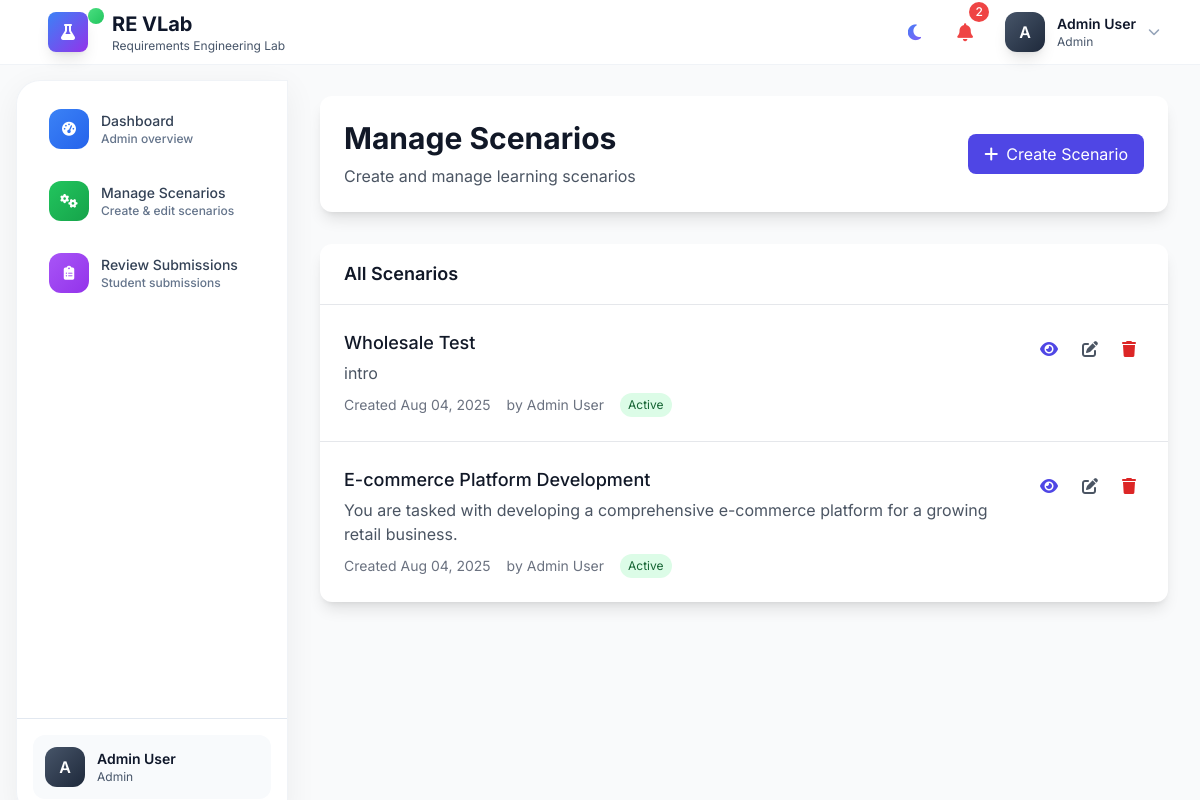
The app's page /admin-panel/scenarios/ (signed in), older data.
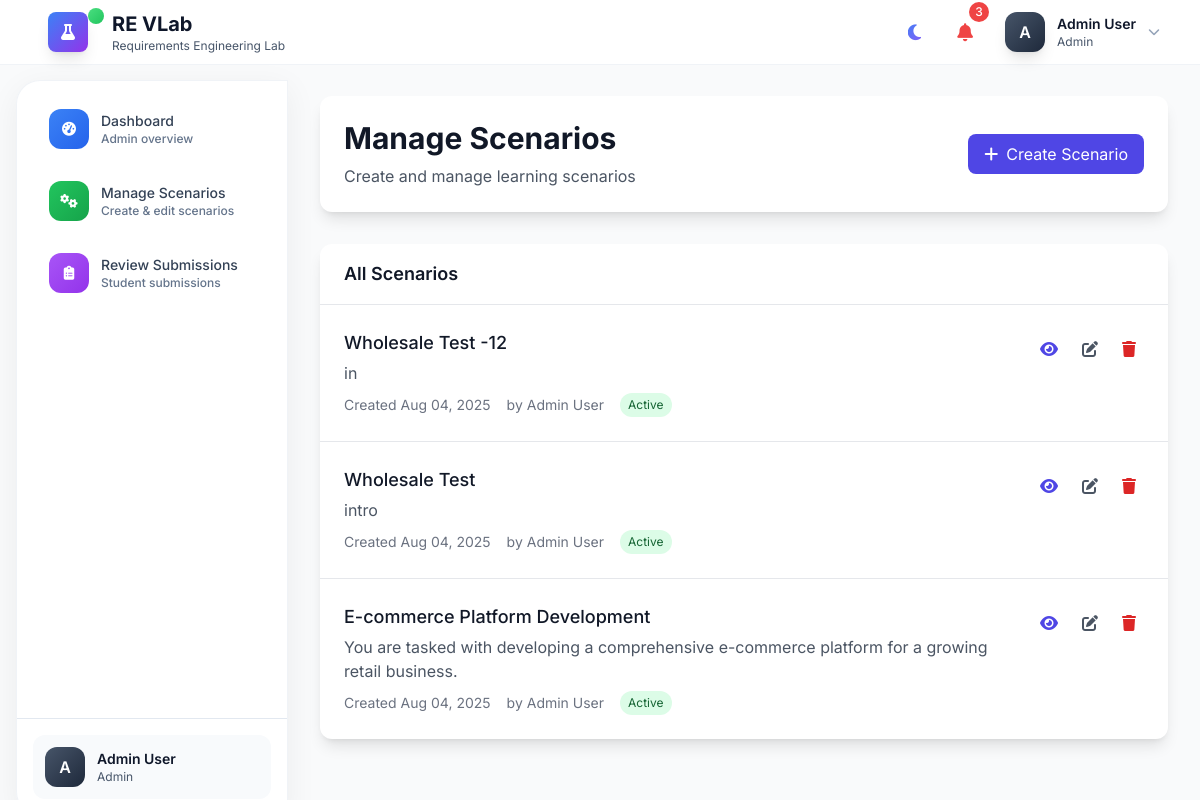
The same page, newer data.
### lab/models.py (models this page shows, shortened)
class Scenario(models.Model):
    DIFFICULTY_CHOICES = [
        ('beginner', 'Beginner'),
        ('intermediate', 'Intermediate'),
        ('advanced', 'Advanced'),
    ]
    title = models.CharField(max_length=200)
    difficulty = models.CharField(max_length=20, choices=DIFFICULTY_CHOICES, default='intermediate')
    introduction = models.TextField()
    aim = models.TextField()
    objectives = models.TextField()
    description = models.TextField()
    created_by = models.ForeignKey(User, on_delete=models.CASCADE)
    created_at = models.DateTimeField(auto_now_add=True)
    updated_at = models.DateTimeField(auto_now=True)
    is_active = models.BooleanField(default=True)
    class Meta:
        ordering = ['-created_at']

### lab/views.py (the view)
# urls.py: path('admin-panel/scenarios/', views.admin_scenarios, name='admin_scenarios'),
@login_required
def admin_scenarios(request):
    user_profile = get_object_or_404(UserProfile, user=request.user)
    if user_profile.role != 'admin':
        messages.error(request, 'Access denied.')
        return redirect('dashboard')
    scenarios = Scenario.objects.all().order_by('-created_at')
    return render(request, 'lab/admin_scenarios.html', {'scenarios': scenarios})

### lab/context_processors.py (called while the page is built)
def sidebar_progress(request):
    if not request.user.is_authenticated:
        return {}
    draft_submissions = ScenarioSubmission.objects.filter(student=request.user, status='draft').count()
    completed_submissions = ScenarioSubmission.objects.filter(student=request.user, status='submitted').count()
    feedback_received = ScenarioSubmission.objects.filter(student=request.user, status='feedback_received').count()
    return {
        'draft_submissions': draft_submissions,
        'completed_submissions': completed_submissions,
        'feedback_received': feedback_received,
    }

def notifications_processor(request):
    if request.user.is_authenticated:
        unread_count = request.user.notifications.filter(is_read=False).count()
    else:
        unread_count = 0
    return {
        'unread_notifications_count': unread_count,
        'has_unread_notifications': unread_count > 0
    }

### templates/lab/admin_scenarios.html (shortened to what this page needs)
{% extends 'base.html' %}
{% block content %}
<div class="space-y-8">
    <div class="bg-white rounded-xl shadow-lg p-6">
        <div class="flex items-center justify-between">
            <div>
                <h1 class="text-3xl font-bold text-gray-900">Manage Scenarios</h1>
                <p class="text-gray-600 mt-2">Create and manage learning scenarios</p>
            </div>
            <a href="{% url 'create_scenario' %}"
               class="bg-indigo-600 text-white px-4 py-2 rounded-lg hover:bg-indigo-700 transition duration-200">
                <i class="fas fa-plus mr-2"></i>Create Scenario
            </a>
        </div>
    </div>
    <div class="bg-white rounded-xl shadow-lg overflow-hidden">
        <div class="px-6 py-4 border-b border-gray-200">
            <h2 class="text-lg font-semibold">All Scenarios</h2>
        </div>
        {% if scenarios %}
        <div class="divide-y divide-gray-200">
            {% for scenario in scenarios %}
            <div class="p-6 hover:bg-gray-50">
                <div class="flex items-start justify-between">
                    <div class="flex-1">
                        <h3 class="text-lg font-medium text-gray-900">{{ scenario.title }}</h3>
                        <p class="text-gray-600 mt-1">{{ scenario.introduction|truncatewords:30 }}</p>
                        <div class="flex items-center mt-2 space-x-4 text-sm text-gray-500">
                            <span>Created {{ scenario.created_at|date:"M d, Y" }}</span>
                            <span>by {{ scenario.created_by.get_full_name|default:scenario.created_by.username }}</span>
                            <span class="px-2 py-1 rounded-full text-xs
                                {% if scenario.is_active %}bg-green-100 text-green-800{% else %}bg-red-100 text-red-800{% endif %}">
                                {% if scenario.is_active %}Active{% else %}Inactive{% endif %}
                            </span>
                        </div>
                    </div>
                    <div class="flex items-center space-x-2 ml-4">
                        <a href="{% url 'scenario_detail' scenario.pk %}"
                           class="text-indigo-600 hover:text-indigo-800 p-2" title="View Scenario">
                            <i class="fas fa-eye"></i>
                        </a>
                        <a href="{% url 'edit_scenario' scenario.pk %}"
                           class="text-gray-600 hover:text-gray-800 p-2" title="Edit Scenario">
                            <i class="fas fa-edit"></i>
                        </a>
                        <button onclick="deleteScenario({{ scenario.pk }}, '{{ scenario.title }}')"
                                class="text-red-600 hover:text-red-800 p-2" title="Delete Scenario">
                            <i class="fas fa-trash"></i>
                        </button>
                    </div>
                </div>
            </div>
            {% endfor %}
        </div>
        {% endif %}
    </div>
</div>
{% endblock %}

### templates/base.html (shortened to what the changed rows need)
{% load static %}
<!DOCTYPE html>
<html lang="en" class="{% if request.session.theme == 'dark' %}dark{% endif %}">
<head>
    <script src="https://cdn.tailwindcss.com"></script>
    <link href="https://cdnjs.cloudflare.com/ajax/libs/font-awesome/6.4.0/css/all.min.css" rel="stylesheet">
</head>
<body class="font-sans antialiased bg-gray-50 dark:bg-gray-900 text-gray-900 dark:text-white" x-data="{ sidebarOpen: false, sidebarCollapsed: false, notificationsOpen: false, profileOpen: false }">
    {% if user.is_authenticated %}
    <nav class="nav-glass fixed w-full top-0 z-50">
        <div class="max-w-7xl mx-auto px-4 sm:px-6 lg:px-8">
            <div class="flex justify-between items-center h-16">
                <div class="flex items-center space-x-4">
                    <a href="{% url 'home' %}" class="flex items-center space-x-3 group">
                        <div class="hidden sm:block">
                            <h1 class="text-xl font-bold text-primary-900 dark:text-white">RE VLab</h1>
                        </div>
                    </a>
                </div>
                <div class="flex items-center space-x-3">
                    {% if user.is_authenticated %}
                        <div class="relative" x-data="{ open: false }">
                            <button @click="open = !open"
                            class="relative p-3 text-primary-600 dark:text-primary-400 hover:bg-primary-50 dark:hover:bg-primary-800/50 rounded-xl transition-colors">
                                {% if has_unread_notifications %}
                                    <i class="fas fa-bell text-lg text-red-500 animate-pulse-notification"></i>
                                    <span class="absolute -top-1 -right-1 bg-red-500 text-white text-xs rounded-full h-5 w-5 flex items-center justify-center font-medium">
                                        {{ unread_notifications_count }}
                                    </span>
                                {% else %}
                                    <i class="fas fa-bell text-lg"></i>
                                {% endif %}
                            </button>
                        </div>
                    {% else %}
                        <a href="{% url 'login' %}" class="btn-secondary">Sign In</a>
                        <a href="{% url 'register' %}" class="btn-primary">Get Started</a>
                    {% endif %}
                </div>
            </div>
        </div>
    </nav>
    {% endif %}
    {% if user.is_authenticated %}
    <div class="flex min-h-screen pt-16">
        {% endif %}
        {% if user.is_authenticated %}
        <div class="flex-1"
            :class="sidebarCollapsed ? 'md:ml-16' : 'md:ml-72'">
        {% else %}
        <div class="flex-1 w-full">
        {% endif %}
            {% if user.is_authenticated %}
            <main class="p-4 md:p-6 lg:p-8">
            {% else %}
            <main class="w-full">
            {% endif %}
                {% block content %}
                {% endblock %}
            </main>
        </div>
    </div>
</body>
</html>

Row changes from the older to the newer data that the page shows:
added Scenario: title "Wholesale Test -12", introduction "in", created_at "Aug 04, 2025", created_by.get_full_name "Admin User", is_active "Active"
Text that changed along with them:
{{ unread_notifications_count }}: "2" → "3"
